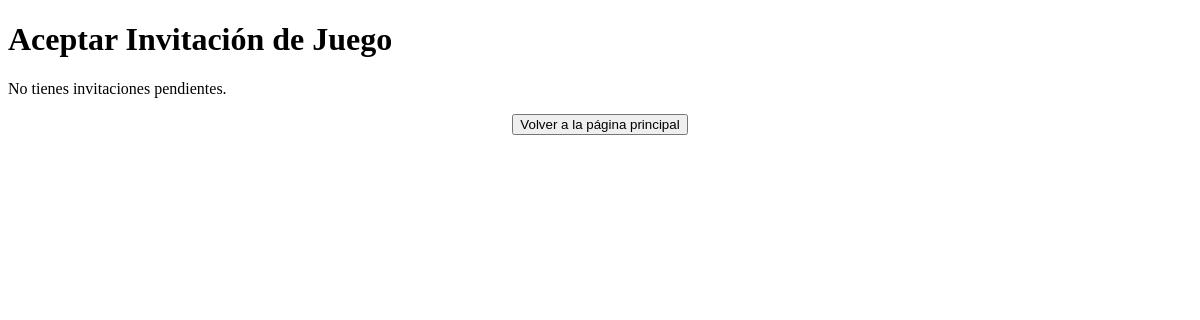
The page /campaña/aceptarInvitaciones/aceptarInvitaciones.php (signed in) on the database as committed earlier.
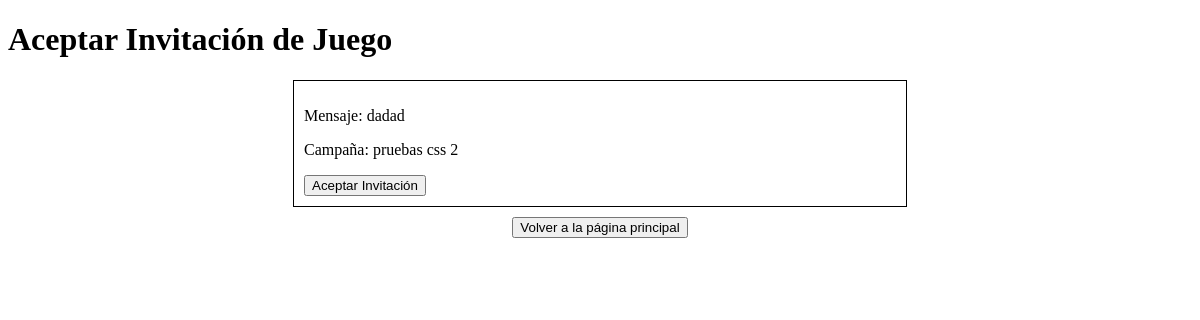
The same page on the database as committed later.
### tables this page shows
CREATE TABLE `invitaciones` (
  `id` int(11) NOT NULL,
  `usuario` varchar(30) NOT NULL,
  `mensaje` varchar(100) NOT NULL,
  `nombre` varchar(30) NOT NULL
);

### campaña/aceptarInvitaciones/aceptarInvitaciones.php (the view, shortened to what this page needs)
<!DOCTYPE html>
<html>
<head>
  <link rel="stylesheet" href="aceptarInvitaciones.css">
</head>
<body>
  <h1>Aceptar Invitación de Juego</h1>
  <?php
  $servername = "localhost";
  $username = "root";
  $password = "";
  $dbname = "tfg_db";
  $conn = mysqli_connect($servername, $username, $password, $dbname);
  $username = $_COOKIE["username"];
  $sql = "SELECT id, mensaje FROM invitaciones WHERE usuario = '$username'";
  $result = mysqli_query($conn, $sql);
  if (mysqli_num_rows($result) > 0) {
    while ($row = mysqli_fetch_assoc($result)) {
      echo '<div class="invitacion">';
      echo '<p>Mensaje: ' . $row['mensaje'] . '</p>';
      echo '<form method="post" action="' . htmlspecialchars($_SERVER["PHP_SELF"]) . '">';
      $campanasSql = "SELECT nombre FROM invitaciones WHERE usuario = '$username'";
      $campanasResult = mysqli_query($conn, $campanasSql);
      $campanaNames = array();
      while ($campanaRow = mysqli_fetch_assoc($campanasResult)) {
        $campanaNames[] = $campanaRow['nombre'];
      }
      echo '<p>Campaña: ' . implode(', ', $campanaNames) . '</p>';
      echo '<button type="submit" style="text-align: center;">Aceptar Invitación</button>';
      echo '</form>';
      echo '</div>';
    }
  } else {
    echo '<p>No tienes invitaciones pendientes.</p>';
  }
  ?>
<form action="../../Login/mainPage.php" style="text-align: center;">
  <button type="submit">Volver a la página principal</button>
</form>
</body>
</html>

Rows that differ between the two databases and show on the page:
added invitaciones: mensaje "dadad", campanaNames "pruebas css 2"
Other text that changed with them:
text no longer shown: "No tienes invitaciones pendientes."
